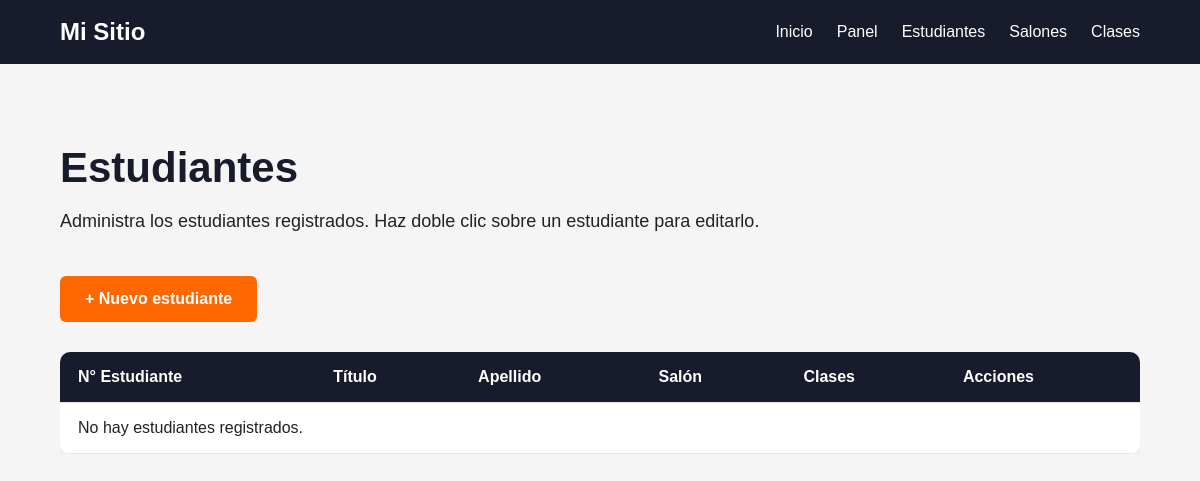
Page /estudiantes/lista/ on the earlier database version.
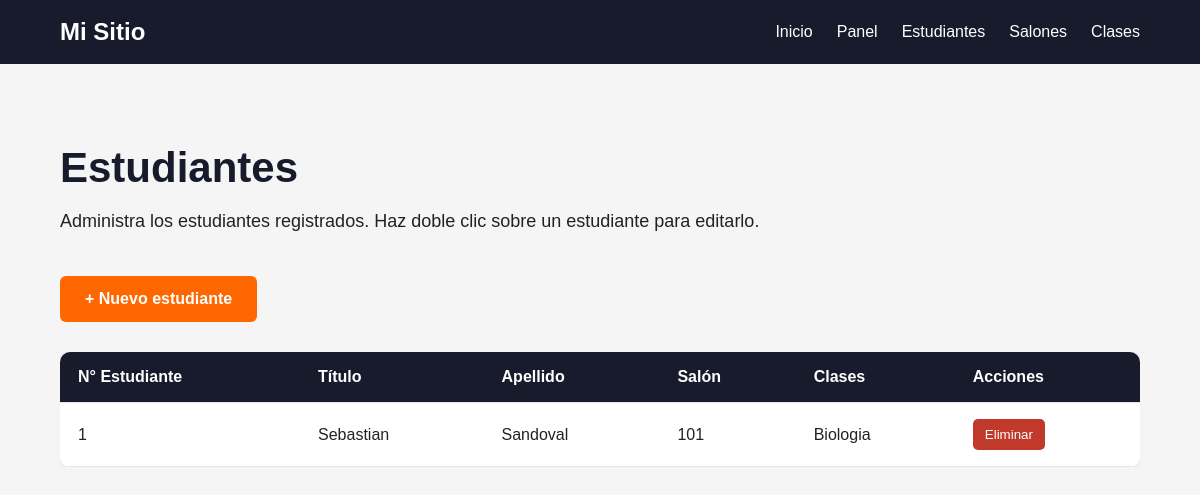
Same page on the later database version.
### estudiantes/models.py (models this page shows, shortened)
class Estudiante(models.Model):
    id_estudiante = models.AutoField(primary_key=True, verbose_name="Número de Estudiante")
    titulo = models.CharField(max_length=20, verbose_name="Título/Tratamiento")  # Ej: Sr., Srita.
    apellido = models.CharField(max_length=100, verbose_name="Apellido")
    salon = models.ForeignKey(
        Salon,
        on_delete=models.CASCADE,
        related_name="estudiantes",
        verbose_name="Salón Asignado"
    )
    clases = models.ManyToManyField(
        Clase,
        through="EstudianteClase",
        related_name="estudiantes",
        verbose_name="Clases Inscritas"
    )
    class Meta:
        verbose_name = "Estudiante"
        verbose_name_plural = "Estudiantes"

class Salon(models.Model):
    id_salon = models.IntegerField(primary_key=True, verbose_name="Número de Salón")
    class Meta:
        verbose_name = "Salón"
        verbose_name_plural = "Salones"

class Clase(models.Model):
    nombre_clase = models.CharField(max_length=100, verbose_name="Nombre de la Clase")
    class Meta:
        verbose_name = "Clase"
        verbose_name_plural = "Clases"

### estudiantes/views.py (the view)
def lista_estudiantes(request):
    estudiantes = (
        Estudiante.objects
        .select_related("salon")
        .prefetch_related("clases")
    )
    salones = Salon.objects.all()
    clases = Clase.objects.all()
    return render(request, "estudiantes/lista.html", {
        "estudiantes": estudiantes,
        "salones": salones,
        "clases": clases,
    })

### estudiantes/templates/estudiantes/lista.html (shortened to what this page needs)
{% extends "estudiantes/base_estudiantes.html" %}
{% block content %}
<section class="page-section">
    <div class="container">
        <div class="students-header">
            <h1>Estudiantes</h1>
            <p>
                Administra los estudiantes registrados.
                Haz doble clic sobre un estudiante para editarlo.
            </p>
        </div>
        <div class="buttons">
            <a
                href="{% url 'crear_estudiante' %}"
                class="btn btn-primary"
            >
                + Nuevo estudiante
            </a>
        </div>
        <div class="table-container">
            <table class="data-table">
                <thead>
                    <tr>
                        <th>N° Estudiante</th>
                        <th>Título</th>
                        <th>Apellido</th>
                        <th>Salón</th>
                        <th>Clases</th>
                        <th>Acciones</th>
                    </tr>
                </thead>
                <tbody>
                    {% for estudiante in estudiantes %}
                    <form
                        method="POST"
                        action="{% url 'editar_estudiante' estudiante.id_estudiante %}"
                        class="student-form"
                    >
                        <tr ondblclick="editarFila(this)">
                            <td>
                                {{ estudiante.id_estudiante }}
                            </td>
                            <td>
                                <span class="view-value">
                                    {{ estudiante.titulo }}
                                </span>
                            </td>
                            <td>
                                <span class="view-value">
                                    {{ estudiante.apellido }}
                                </span>
                            </td>
                            <td>
                                <span class="view-value">
                                    {{ estudiante.salon.id_salon }}
                                </span>
                            </td>
                            <td>
                                <span class="view-value">
                                    {% for clase in estudiante.clases.all %}
                                        {{ clase.nombre_clase }}
                                    {% empty %}
                                        Sin clases
                                    {% endfor %}
                                </span>
                            </td>
                            <td class="actions">
                                <button
                                    type="button"
                                    class="btn-delete"
                                    onclick="
                                        event.stopPropagation();
                                        eliminarEstudiante(
                                            '{{ estudiante.id_estudiante }}'
                                        );
                                    "
                                >
                                    Eliminar
                                </button>
                            </td>
                        </tr>
                    </form>
                    {% empty %}
                    <tr>
                        <td colspan="6">
                            No hay estudiantes registrados.
                        </td>
                    </tr>
                    {% endfor %}
                </tbody>
            </table>
        </div>
    </div>
</section>
{% endblock %}

### estudiantes/templates/estudiantes/base_estudiantes.html (shortened to what this page needs)
{% load static %}
<!DOCTYPE html>
<html lang="es">
<head>
    <link rel="stylesheet" href="{% static 'css/styles.css' %}">
</head>
<body>
    <header class="header header-estudiantes">
        <div class="container">
            <nav class="navbar">
                <a href="{% url 'home' %}" class="logo">
                    Mi Sitio
                </a>
                <div class="nav-links">
                    <a href="{% url 'home' %}">
                        Inicio
                    </a>
                    <a href="{% url 'estudiantes_home' %}">
                        Panel
                    </a>
                    <a href="{% url 'lista_estudiantes' %}">
                        Estudiantes
                    </a>
                    <a href="{% url 'lista_salones' %}">
                        Salones
                    </a>
                    <a href="{% url 'lista_clases' %}">
                        Clases
                    </a>
                </div>
            </nav>
        </div>
    </header>
    <main>
        {% block content %}
        {% endblock %}
    </main>
</body>
</html>

### static/css/styles.css (style rules this page uses)
:root { --mirage: #171b2c; --blaze-orange: #ff6700; --deep-sea-green: #075e54; --wild-sand: #f5f5f5; --white: #ffffff; --text-dark: #222222; }
* { margin: 0; padding: 0; box-sizing: border-box; }
body { font-family: Arial, Helvetica, sans-serif; background: var(--wild-sand); color: var(--text-dark); }
.container { width: min(1100px, 90%); margin: 0 auto; }
.header { background: var(--mirage); padding: 18px 0; }
.navbar { display: flex; align-items: center; justify-content: space-between; }
.logo { color: var(--white); font-size: 22px; font-weight: bold; }
nav a { color: var(--white); text-decoration: none; }
.buttons { display: flex; gap: 15px; margin-top: 35px; }
.btn { display: inline-block; padding: 14px 25px; border-radius: 6px; text-decoration: none; font-weight: bold; transition: 0.2s; }
.btn-primary { background: var(--blaze-orange); color: var(--white); }
.page-section { min-height: 70vh; padding: 80px 0; }
.page-section h1 { font-size: 42px; color: var(--mirage); margin-bottom: 25px; }
.nav-links { display: flex; align-items: center; gap: 24px; }
.logo { color: var(--white); text-decoration: none; font-size: 24px; font-weight: bold; }
.nav-links a { color: var(--white); text-decoration: none; transition: 0.2s; }
.table-container { margin-top: 30px; overflow-x: auto; }
.data-table { width: 100%; border-collapse: collapse; background: var(--white); border-radius: 10px; overflow: hidden; box-shadow: 0 4px 15px rgba(0, 0, 0, 0.08); }
.data-table thead { background: var(--mirage); color: var(--white); }
.data-table th, .data-table td { padding: 16px 18px; text-align: left; border-bottom: 1px solid #e5e5e5; }
.data-table tbody tr { transition: 0.2s; }
.btn-delete { border: none; background: #c0392b; color: white; padding: 8px 12px; border-radius: 5px; cursor: pointer; }
.actions { display: flex; gap: 8px; }
.students-header { margin-bottom: 40px; }
.students-header h1 { color: var(--mirage); font-size: 42px; margin-bottom: 15px; }
.students-header p { color: var(--text-dark); font-size: 18px; line-height: 1.6; }
.data-table td { vertical-align: middle; }
.student-form { display: contents; }

Differences in the rows shown:
added Estudiante: id_estudiante "1", titulo "Sebastian", apellido "Sandoval", salon.id_salon "101"
added Clase: nombre_clase "Biologia"
Other differences:
text no longer shown: "No hay estudiantes registrados."
